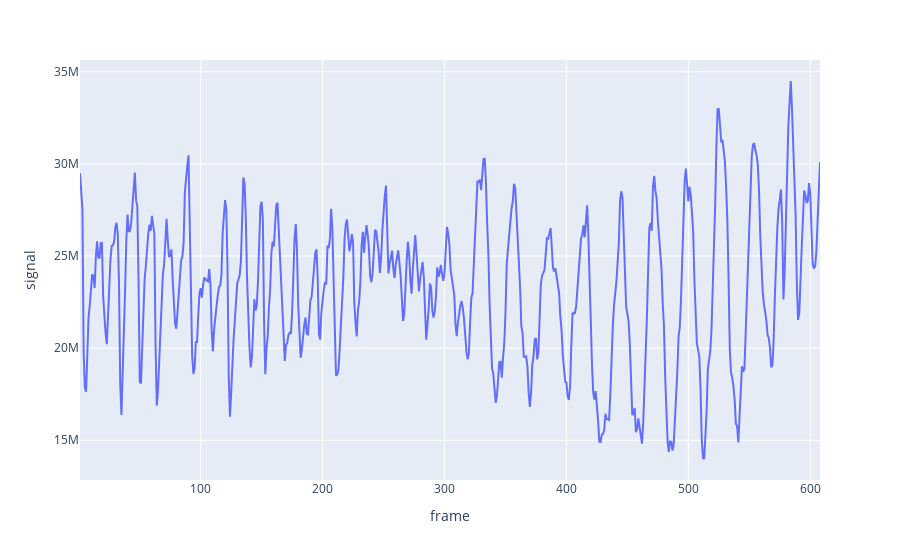

Notebook cell for this chart:
### Code cell
px.line(get_signal_dataframe(signal_container_diff), x='frame', y='signal').show()

### Figure 1 — Plotly figure (JSON) as saved in the notebook; plotly's stock layout.template omitted (floating-point values rounded to 4 significant figures; data arrays with more than 128 entries replaced by an {"elided": "..."} marker saying what was removed)
{"data": [{"hovertemplate": "frame=%{x}<br>signal=%{y}<extra></extra>", "legendgroup": "", "line": {"color": "#636efa", "dash": "solid"}, "marker": {"symbol": "circle"}, "mode": "lines", "name": "", "orientation": "v", "showlegend": false, "type": "scatter", "x": {"elided": "608 int values"}, "xaxis": "x", "y": {"elided": "608 int values"}, "yaxis": "y"}], "layout": {"legend": {"tracegroupgap": 0}, "margin": {"t": 60}, "xaxis": {"anchor": "y", "domain": [0, 1], "title": {"text": "frame"}}, "yaxis": {"anchor": "x", "domain": [0, 1], "title": {"text": "signal"}}}}
